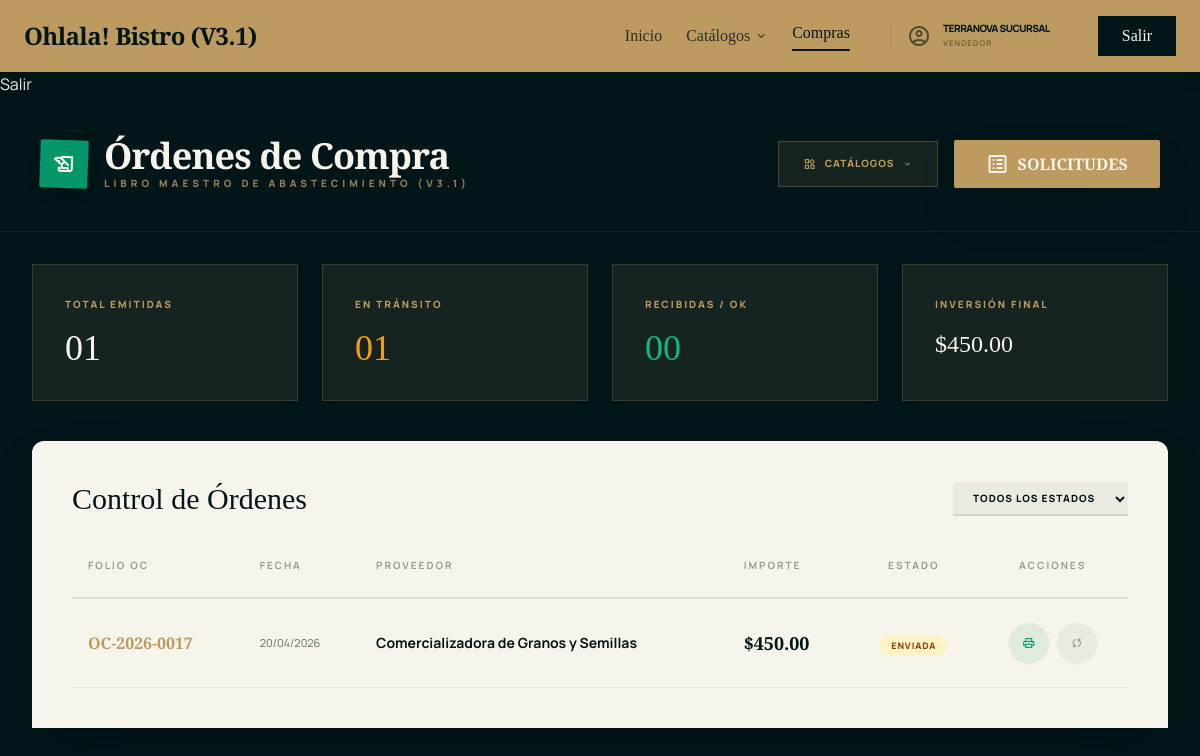
Page /modules/purchasing/ui/list_orders.php (signed in) on the committed database.
### tables this page shows
CREATE TABLE `pur_orders` (
  `id` int(11) NOT NULL AUTO_INCREMENT,
  `folio` varchar(50) NOT NULL,
  `request_id` int(11) DEFAULT NULL,
  `supplier_id` int(11) DEFAULT NULL,
  `total_amount` decimal(15,2) DEFAULT 0.00,
  `status` enum('draft','sent','confirmed','received','paid','cancelled') DEFAULT 'draft',
  `payment_terms` varchar(255) DEFAULT NULL,
  `expected_delivery_date` date DEFAULT NULL,
  `notes` text DEFAULT NULL,
  `created_at` datetime DEFAULT current_timestamp(),
  PRIMARY KEY (`id`),
  UNIQUE KEY `folio` (`folio`),
  KEY `request_id` (`request_id`),
  KEY `supplier_id` (`supplier_id`),
  CONSTRAINT `pur_orders_ibfk_1` FOREIGN KEY (`request_id`) REFERENCES `pur_requests` (`id`) ON DELETE SET NULL,
  CONSTRAINT `pur_orders_ibfk_2` FOREIGN KEY (`supplier_id`) REFERENCES `pur_suppliers` (`id`) ON DELETE SET NULL
);

CREATE TABLE `pur_suppliers` (
  `id` int(11) NOT NULL AUTO_INCREMENT,
  `name` varchar(255) NOT NULL,
  `rfc` varchar(20) DEFAULT NULL,
  `contact_person` varchar(255) DEFAULT NULL,
  `email` varchar(255) DEFAULT NULL,
  `phone` varchar(50) DEFAULT NULL,
  `address` text DEFAULT NULL,
  `created_at` datetime DEFAULT current_timestamp(),
  PRIMARY KEY (`id`)
);

### modules/purchasing/ui/list_orders.php (the view, shortened to what this page needs)
<!DOCTYPE html>
<html lang="es">
<head>
    <script src="https://cdn.tailwindcss.com"></script>
</head>
<body class="min-h-screen pb-20 md:pb-0 scroll-smooth custom-scrollbar">
    <header class="flex justify-between items-center w-full px-6 py-4 z-50 bg-[#BD9A5F] top-0 shadow-lg shadow-[#021619]/20 sticky">
        <div class="flex items-center gap-4">
            <h1 class="text-2xl font-headline font-bold text-[#021619] tracking-tight">Ohlala! Bistro (V3.1)</h1>
        </div>
        <div class="hidden md:flex gap-8 items-center">
            <nav class="flex gap-6 items-center text-[#021619]">
                <a class="font-headline opacity-80 hover:opacity-100" href="../../../dashboardv3.php">Inicio</a>
                <div class="relative group">
                    <button class="font-headline opacity-80 hover:opacity-100 flex items-center gap-1 py-1">
                        Catálogos <span class="material-symbols-outlined text-sm">expand_more</span>
                    </button>
                </div>
                <a class="font-headline border-b-2 border-[#021619] pb-1" href="list_requests.php">Compras</a>
            </nav>
            <div class="flex items-center gap-3 px-4 py-1 border-l border-[#021619]/10 ml-2">
                <span class="material-symbols-outlined text-[#021619]/60 font-variation-settings-fill-1">account_circle</span>
                <div class="flex flex-col text-left">
                    <span class="text-[10px] font-black text-[#021619] leading-none uppercase tracking-tighter"><?php echo htmlspecialchars($_SESSION['usuario_nombre']); ?></span>
                    <span class="text-[8px] font-bold text-[#021619]/40 uppercase tracking-widest mt-1"><?php echo htmlspecialchars($_SESSION['usuario_rol']); ?></span>
                </div>
            </div>
            <button onclick="location.href='../../../logout.php'" class="bg-[#021619] text-[#F7F5EB] px-6 py-2 font-headline font-medium hover:bg-[#021619]/90 active:scale-95 transition-all">
                Salir
            </button>
        </div>
    </header>
                Salir
    <header class="p-6 md:p-10 flex flex-col md:flex-row justify-between items-start md:items-center gap-6 border-b border-white/5 bg-[#021619]">
        <div class="flex items-center gap-4">
            <div class="w-12 h-12 bg-emerald-600 rounded-sm flex items-center justify-center shadow-lg transform rotate-2">
                <span class="material-symbols-outlined text-paper-cream text-2xl">history_edu</span>
            </div>
            <div>
                <h1 class="text-3xl md:text-4xl font-headline font-bold text-primary tracking-tight">Órdenes de Compra</h1>
                <p class="text-[10px] font-black text-[#BD9A5F] uppercase tracking-[0.4em] opacity-80">Libro Maestro de Abastecimiento (V3.1)</p>
            </div>
        </div>
        <div class="flex items-center gap-4">
            <div class="relative group">
                <button class="px-6 py-3 bg-[#BD9A5F]/10 border border-[#BD9A5F]/30 text-[#BD9A5F] text-[10px] font-black uppercase tracking-widest hover:bg-[#BD9A5F] hover:text-background transition-all flex items-center gap-2">
                    <span class="material-symbols-outlined text-sm">widgets</span> Catálogos <span class="material-symbols-outlined text-[10px]">expand_more</span>
                </button>
            </div>
            <a href="list_requests.php" class="bg-[#BD9A5F] text-background px-8 py-3 font-headline font-bold shadow-2xl hover:translate-y-[-2px] transition-all flex items-center gap-2 rounded-sm active:scale-95 group">
                <span class="material-symbols-outlined group-hover:rotate-12 transition-transform">list_alt</span> SOLICITUDES
            </a>
        </div>
    </header>
    <main class="max-w-[1400px] mx-auto p-6 md:p-8">
        <div class="grid grid-cols-1 md:grid-cols-4 gap-6 mb-10">
            <?php
                $resStat = mysqli_query($conexion, "SELECT
                    COUNT(*) as total,
                    SUM(CASE WHEN status = 'sent' THEN 1 ELSE 0 END) as sent,
                    SUM(CASE WHEN status = 'received' THEN 1 ELSE 0 END) as received,
                    SUM(total_amount) as total_money
                    FROM pur_orders");
                $stats = mysqli_fetch_assoc($resStat);
            ?>
            <div class="bg-[#BD9A5F]/10 p-8 border border-[#BD9A5F]/20 relative group">
                <p class="text-[10px] font-black text-[#BD9A5F] uppercase tracking-[0.2em] mb-4">Total Emitidas</p>
                <p class="text-4xl font-headline text-[#F7F5EB]"><?php echo str_pad($stats['total'] ?? 0, 2, '0', STR_PAD_LEFT); ?></p>
            </div>
            <div class="bg-[#BD9A5F]/10 p-8 border border-[#BD9A5F]/20 relative group">
                <p class="text-[10px] font-black text-[#BD9A5F] uppercase tracking-[0.2em] mb-4">En Tránsito</p>
                <p class="text-4xl font-headline text-amber-500"><?php echo str_pad($stats['sent'] ?? 0, 2, '0', STR_PAD_LEFT); ?></p>
            </div>
            <div class="bg-[#BD9A5F]/10 p-8 border border-[#BD9A5F]/20 relative group">
                <p class="text-[10px] font-black text-[#BD9A5F] uppercase tracking-[0.2em] mb-4">Recibidas / OK</p>
                <p class="text-4xl font-headline text-emerald-500"><?php echo str_pad($stats['received'] ?? 0, 2, '0', STR_PAD_LEFT); ?></p>
            </div>
            <div class="bg-[#BD9A5F]/10 p-8 border border-[#BD9A5F]/20 relative group">
                <p class="text-[10px] font-black text-[#BD9A5F] uppercase tracking-[0.2em] mb-4">Inversión Final</p>
                <p class="text-2xl font-headline text-[#F7F5EB]">$<?php echo number_format($stats['total_money'] ?? 0, 2); ?></p>
            </div>
        </div>
        <section class="bg-[#F7F5EB] text-[#021619] p-10 shadow-2xl relative rounded-t-xl overflow-hidden">
            <div class="absolute bottom-[-10px] left-0 w-full h-4 bg-[#F7F5EB] torn-edge transform z-10"></div>
            <div class="flex justify-between items-center mb-10">
                <h2 class="font-headline text-3xl">Control de Órdenes</h2>
                <div class="flex gap-4">
                    <select id="statusFilter" class="bg-[#021619]/5 border-b-2 border-[#021619]/10 px-4 py-2 outline-none text-[10px] font-black uppercase tracking-widest focus:border-[#BD9A5F]">
                        <option value="">Todos los Estados</option>
                    </select>
                </div>
            </div>
            <div class="overflow-x-auto">
                <table class="w-full text-left border-collapse">
                    <thead>
                        <tr class="border-b-2 border-[#021619]/10 text-[10px] uppercase tracking-[0.2em] font-black text-[#021619]/40">
                            <th class="pb-6 px-4">Folio OC</th>
                            <th class="pb-6 px-4">Fecha</th>
                            <th class="pb-6 px-4">Proveedor</th>
                            <th class="pb-6 px-4">Importe</th>
                            <th class="pb-6 px-4 text-center">Estado</th>
                            <th class="pb-6 px-4 text-center">Acciones</th>
                        </tr>
                    </thead>
                    <tbody class="font-body">
                        <?php
                        $sqlL = "SELECT o.*, s.name as supplier_name
                                 FROM pur_orders o
                                 LEFT JOIN pur_suppliers s ON o.supplier_id = s.id
                                 ORDER BY o.id DESC";
                        $resO = mysqli_query($conexion, $sqlL);
                        ?>
                        <?php
                        while($row = mysqli_fetch_assoc($resO)):
                            $statusMap = [
                                'draft' => ['l' => 'Borrador', 'c' => 'bg-gray-100 text-gray-800'],
                                'sent' => ['l' => 'Enviada', 'c' => 'bg-amber-100 text-amber-800'],
                                'received' => ['l' => 'Recibida', 'c' => 'bg-emerald-100 text-emerald-800'],
                                'paid' => ['l' => 'Pagada', 'c' => 'bg-blue-100 text-blue-800'],
                                'cancelled' => ['l' => 'Cancelada', 'c' => 'bg-red-100 text-red-800']
                            ];
                            $cfg = $statusMap[$row['status']] ?? ['l' => $row['status'], 'c' => 'bg-gray-100'];
                        ?>
                        <tr class="hover:bg-[#021619]/5 transition-colors group">
                            <td class="py-6 px-4 border-b border-[#021619]/5 font-headline font-bold text-[#BD9A5F]"><?php echo $row['folio']; ?></td>
                            <td class="py-6 px-4 border-b border-[#021619]/5 text-[11px] opacity-60"><?php echo date('d/m/Y', strtotime($row['created_at'])); ?></td>
                            <td class="py-6 px-4 border-b border-[#021619]/5 font-bold text-sm"><?php echo htmlspecialchars($row['supplier_name']); ?></td>
                            <td class="py-6 px-4 border-b border-[#021619]/5 font-headline font-bold text-lg">$<?php echo number_format($row['total_amount'], 2); ?></td>
                            <td class="py-6 px-4 border-b border-[#021619]/5 text-center">
                                <span class="px-3 py-1 rounded-full text-[9px] font-black uppercase tracking-widest <?php echo $cfg['c']; ?>">
                                    <?php echo $cfg['l']; ?>
                                </span>
                            </td>
                            <td class="py-6 px-4 border-b border-[#021619]/5 text-center">
                                <div class="flex justify-center gap-2">
                                    <a href="view_order.php?id=<?php echo $row['id']; ?>" class="w-10 h-10 rounded-full bg-emerald-600/10 text-emerald-600 flex items-center justify-center hover:bg-emerald-600 hover:text-white transition-all shadow-sm" title="Ver / Imprimir">
                                        <span class="material-symbols-outlined text-sm">print</span>
                                    </a>
                                    <button onclick="updateStatus(<?php echo $row['id']; ?>)" class="w-10 h-10 rounded-full bg-[#021619]/5 text-[#021619]/40 flex items-center justify-center hover:bg-[#021619] hover:text-white transition-all shadow-sm" title="Actualizar Estado">
                                        <span class="material-symbols-outlined text-sm">sync</span>
                                    </button>
                                </div>
                            </td>
                        </tr>
                        <?php endwhile; ?>
                    </tbody>
                </table>
            </div>
        </section>
    </main>
</body>
</html>

### modules/purchasing/ui/list_orders.php (style rules this page uses)
:root { --primary-ink: #021619; --artisanal-gold: #BD9A5F; --paper-cream: #F7F5EB; }
body { font-family: 'Manrope', sans-serif; background-color: var(--primary-ink); color: var(--paper-cream); }
.font-headline { font-family: 'Playfair Display', serif; }

### rows in the picture
pur_orders: folio "OC-2026-0017", created_at "20/04/2026", supplier.name "Comercializadora de Granos y Semillas", total_amount "450.00", status "ENVIADA"

### other values in the picture
$_SESSION['usuario_nombre'] "TERRANOVA SUCURSAL"
$_SESSION['usuario_rol'] "VENDEDOR"
str_pad($stats['total'] ?? 0, 2, '0', STR_PAD_LEFT) "01"
str_pad($stats['sent'] ?? 0, 2, '0', STR_PAD_LEFT) "01"
str_pad($stats['received'] ?? 0, 2, '0', STR_PAD_LEFT) "00"
$stats['total_money'] "450.00"
